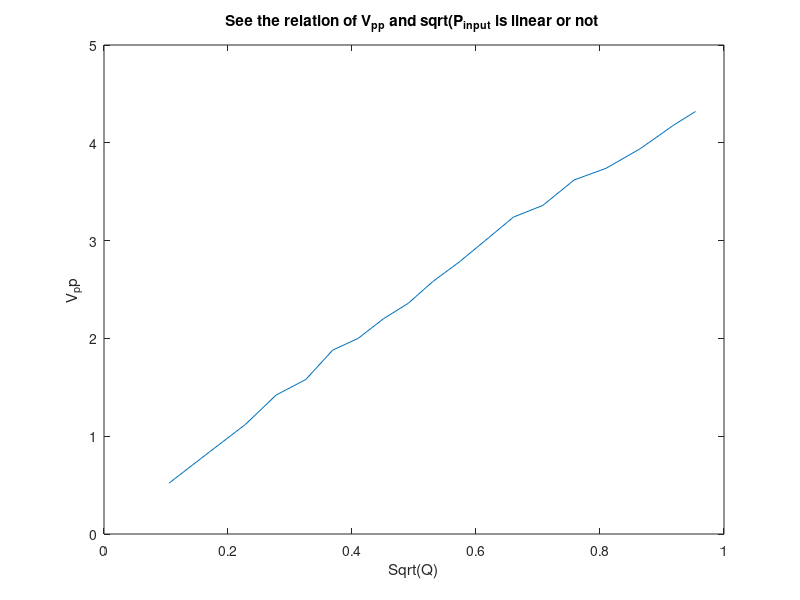

Write MATLAB code to recreate this figure.
%% physics constant 
pf=10^(-12);
mhz=10^6; 
%% define the value (excatly right)
f0=34.7385*mhz;
omega0=f0*(2*pi);
Q=100; 

%% define the value of components (predict) (dp=define by prediction )
C_dp=13*pf; 

%% calculte the value of components by equation (predict) (cp=predict by calculation)
L_cp=1/(omega0^2 * C_dp); 
fprintf('The prediction value of L is %f (uH)\n', L_cp/(10^(-6))); 
R_cp=(1/Q)*sqrt(L_cp/C_dp); 
fprintf('The prediction value of R is %f (Ome)\n', R_cp); 
kappa_cp=(L_cp/C_dp)^(1/4); 
fprintf('The prediction value of kappar is %f\n',kappa_cp); 

%% record the experiment data 
Data_Ex=[ % Control DC , power input , V_pp, V_Reflect 
2.0, 0.011, 0.52, 0.18; 
2.5, 0.029, 0.84, 0.268;
3.0, 0.052, 1.12, 0.39;
3.5, 0.077, 1.42, 0.43;
4.0, 0.106, 1.58, 0.49;
4.5, 0.136, 1.88, 0.57;
5.0, 0.168, 2.00, 0.60; 
5.5, 0.203, 2.2,  0.64;
6.0, 0.241, 2.36, 0.72; 
6.5, 0.281, 2.58, 0.768; 
7.0, 0.328, 2.78, 0.828; 
7.5, 0.378, 3.00, 0.89; 
8.0, 0.436, 3.24, 0.94; 
8.5, 0.501, 3.36, 1.0; 
9.0, 0.575, 3.62, 1.06; 
9.5, 0.656, 3.74, 1.12;
10,  0.748, 3.94, 1.16;
10.5,0.844, 4.18, 1.22;
11,  0.91,  4.32, 1.29; 
];
n=size(Data_Ex,1);
%% 
V_predict=zeros(n,1); 
for j=1:n
    V_predict(j)=kappa_cp*sqrt(2*Data_Ex(j,2)*Q); 
    % V_{peak}=k*sqrt(2PQ)
end 
Data_Ex(:,5)=V_predict; 
% Control DC , power input , V_pp, V_Reflect , V_predict_real, 
%% plot 
figure 
plot(sqrt(Data_Ex(:,2)),Data_Ex(:,3));
xlabel('Sqrt(Q)'); ylabel('V_pp'); 
title('See the relation of V_{pp} and sqrt(P_{input} is linear or not '); 

